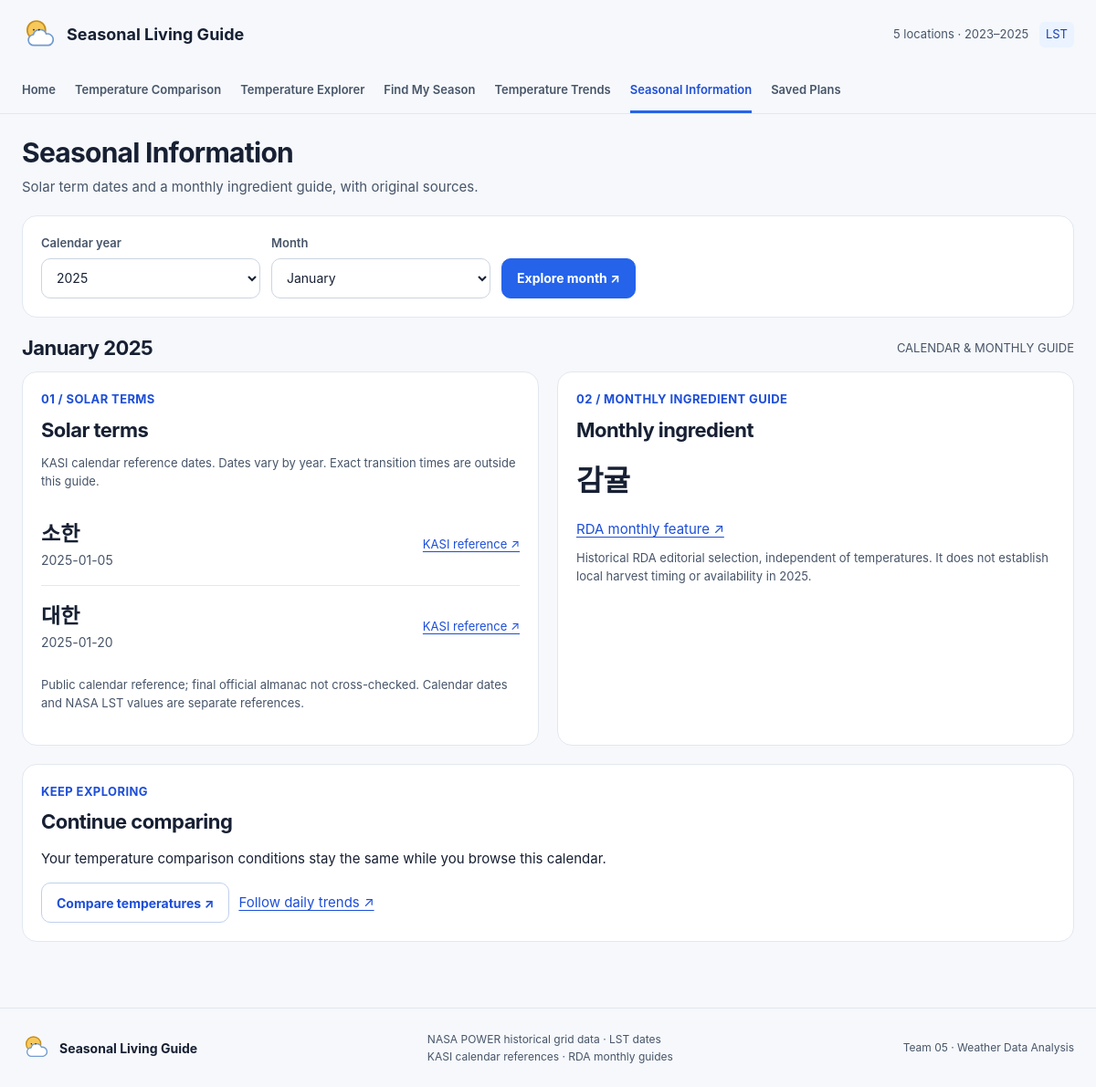
Page /team05/seasonal.php on the committed database.
### tables this page shows
CREATE TABLE `solar_terms` (
  `term_date` date NOT NULL,
  `term_name` varchar(20) NOT NULL,
  `source_url` varchar(1024) NOT NULL,
  PRIMARY KEY (`term_date`)
);

CREATE TABLE `monthly_food_guides` (
  `guide_id` int(10) unsigned NOT NULL AUTO_INCREMENT,
  `month_no` tinyint(3) unsigned NOT NULL,
  `food_name` varchar(80) NOT NULL,
  `source_url` varchar(1024) NOT NULL,
  PRIMARY KEY (`guide_id`),
  UNIQUE KEY `uq_month_food` (`month_no`,`food_name`),
  CONSTRAINT `chk_food_month` CHECK (`month_no` between 1 and 12)
);

### team05/includes/filters.php (called while the page is built, shortened)
<?php
function default_filters(): array {
    return ['location_ids' => [1,2,3,4,5], 'start_date' => '2025-01-01',
        'end_date' => '2025-12-31', 'max_temp_threshold' => '28.00', 'max_temp_range' => '10.00'];
}
function scalar_input(array $input, string $key): string {
    return trim((string)$input[$key]);
}
function integer_input(array $input, string $key, int $min, int $max): int {
    $v = scalar_input($input, $key);
    return (int)$v;
}
function default_options(string $page): array {
    return match ($page) {
        'aggregate' => ['group_mode' => 'location_year_month'],
        'olap' => ['level' => 'year', 'drill_year' => 2025, 'drill_month' => 1],
        'ranking' => ['top_rank' => 5, 'min_valid_days' => 1],
        'window' => ['metric' => 'mean', 'window_days' => 7, 'chart_location' => 1],
        'seasonal' => ['year' => 2025, 'month' => 1],
        default => [],
    };
}
function validate_options(string $page, array $input, array $previous): array {
    $o = array_replace(default_options($page), $previous);
    return $o;
}

### team05/includes/session.php (called while the page is built, shortened)
<?php
function analysis_context(string $page): array {
    $f = $_SESSION['analysis_filters'] ?? default_filters();
    $o = $_SESSION['analysis_options'][$page] ?? default_options($page);
    try {
        if (($_SERVER['REQUEST_METHOD'] ?? 'GET') === 'POST' && isset($_POST['reset_filters'])) {
            check_csrf($_POST);
            unset($_SESSION['analysis_filters'], $_SESSION['analysis_options']);
            $f = default_filters(); $o = default_options($page);
        } else {
            $candidate = $f;
            $intent = array_key_exists('intent',$_GET) ? scalar_input($_GET,'intent') : 'apply';
            $options = validate_options($page, $_GET, $o);
            $f = $candidate; $o = $options;
        }
        return [$f, $o, null];
    } catch (InvalidArgumentException $e) {
        http_response_code(422);
        $GLOBALS['validation_errors'] = $e instanceof InputValidationException ? [$e->field => $e->getMessage()] : [];
        $GLOBALS['filter_draft'] = $_GET;
        return [$f, $o, $e->getMessage()];
    }
}

### team05/includes/db.php (called while the page is built, shortened)
<?php
function connect_db(?array $config = null): PDO {
    $c = $config ?? require dirname(__DIR__) . '/config.php';
    $pdo = new PDO('mysql:host=' . $c['host'] . ';port=' . $c['port'] . ';dbname=' . $c['database'] . ';charset=utf8mb4',
        $c['username'], $c['password'], [PDO::ATTR_ERRMODE => PDO::ERRMODE_EXCEPTION,
        PDO::ATTR_DEFAULT_FETCH_MODE => PDO::FETCH_ASSOC, PDO::ATTR_EMULATE_PREPARES => false]);
    $pdo->exec("SET SESSION sql_mode='STRICT_TRANS_TABLES,ONLY_FULL_GROUP_BY,ERROR_FOR_DIVISION_BY_ZERO,NO_ENGINE_SUBSTITUTION'");
    $pdo->exec("SET SESSION time_zone='+09:00'");
    return $pdo;
}
function db(): PDO {
    static $connection = null;
    return $connection ??= connect_db();
}
function run_query(PDO $pdo, string $sql, array $params = []): array {
    $statement = $pdo->prepare($sql);
    foreach (array_values($params) as $i => $value) {
        $statement->bindValue($i + 1, $value, is_int($value) ? PDO::PARAM_INT : ($value === null ? PDO::PARAM_NULL : PDO::PARAM_STR));
    }
    $statement->execute();
    return $statement->columnCount() ? $statement->fetchAll() : [];
}

### team05/includes/queries.php (called while the page is built, shortened)
<?php
function seasonal_data(PDO $p,array $o): array {
    $year = integer_input($o,'year',2023,2025);
    $month = integer_input($o,'month',1,12);
    $first = new DateTimeImmutable(sprintf('%04d-%02d-01',$year,$month));
    $terms = run_query($p,'SELECT term_date,term_name,source_url FROM solar_terms WHERE term_date>=? AND term_date<? ORDER BY term_date',
        [$first->format('Y-m-d'),$first->modify('+1 month')->format('Y-m-d')]);
    $foods = run_query($p,'SELECT month_no,food_name,source_url FROM monthly_food_guides WHERE month_no=? ORDER BY guide_id',[$month]);
    return ['terms'=>$terms,'foods'=>$foods];
}

### team05/seasonal.php (the view, shortened to what this page needs)
<?php
require __DIR__ . '/includes/bootstrap.php';
require __DIR__ . '/includes/queries.php';
[$f,$o,$error] = analysis_context('seasonal');
$data=$error ? ['terms'=>[],'foods'=>[]] : seasonal_data(db(),$o);
$monthName=(new DateTimeImmutable(sprintf('%04d-%02d-01',$o['year'],$o['month'])))->format('F');
if($error): ?><div class="notice error" role="alert"><?=e($error)?> No reference query was run.</div><?php endif; ?>
<form method="get" class="panel options-row"><button class="button">Explore month ↗</button></form>
<?php if(!$error): ?>
<div class="section-heading"><h2><?=e($monthName)?> <?=e($o['year'])?></h2><span>CALENDAR &amp; MONTHLY GUIDE</span></div>
<div class="two-column"><section class="panel"><p class="eyebrow">01 / SOLAR TERMS</p><h2>Solar terms</h2><p class="caption">KASI calendar reference dates. Dates vary by year. Exact transition times are outside this guide.</p>
<?php if(!$data['terms']): empty_state('No solar terms are stored for this month.'); else: ?><ul class="term-list"><?php foreach($data['terms'] as $term): ?><li><div><strong lang="ko"><?=e($term['term_name'])?></strong><br><time datetime="<?=e($term['term_date'])?>"><?=e($term['term_date'])?></time></div><a href="<?=e($term['source_url'])?>" target="_blank" rel="noopener noreferrer">KASI reference ↗</a></li><?php endforeach; ?></ul><?php endif; ?>
<p class="caption">Public calendar reference; final official almanac not cross-checked. Calendar dates and NASA LST values are separate references.</p></section>
<section class="panel"><p class="eyebrow">02 / MONTHLY INGREDIENT GUIDE</p><h2>Monthly ingredient</h2>
<?php if(!$data['foods']): empty_state('No verified monthly ingredient guide is stored for this month.'); else: foreach($data['foods'] as $food): ?><p class="food-name" lang="ko"><?=e($food['food_name'])?></p><a href="<?=e($food['source_url'])?>" target="_blank" rel="noopener noreferrer">RDA monthly feature ↗</a><?php endforeach; endif; ?>
<p class="caption">Historical RDA editorial selection, independent of temperatures. It does not establish local harvest timing or availability in <?=e($o['year'])?>. </p></section></div>
<section class="panel"><p class="eyebrow">KEEP EXPLORING</p><h2>Continue comparing</h2><p>Your temperature comparison conditions stay the same while you browse this calendar.</p><div class="actions"><a class="button secondary" href="aggregate.php">Compare temperatures ↗</a><a href="window.php">Follow daily trends ↗</a></div></section>
<?php endif; page_footer(); ?>

### team05/assets/css/app.css (style rules this page uses)
:root { --paper:#F6F8FB;--card:#fff;--ink:#172033;--muted:#475569;--line:#E2E8F0;--primary:#2563EB;--pale:#EAF3FF;--sun:#F7C95C;--danger:#B42318;--radius:16px;--sans:Inter,system-ui,-apple-system,'Segoe UI',Arial,'SLG Korean',sans-serif }
* { box-sizing:border-box }
body { margin:0;background:var(--paper);color:var(--ink);font:15px/1.5 var(--sans) }
a { color:#1D4ED8;text-underline-offset:3px }
button,input,select,textarea { font:inherit }
button,a,input,select,textarea { touch-action:manipulation }
button,a { -webkit-tap-highlight-color:transparent }
button { cursor:pointer }
h1,h2,h3 { line-height:1.25;letter-spacing:-.025em }
h2 { font-size:22px;margin:0 0 12px;font-weight:700 }
.eyebrow { margin:0 0 10px;color:#1D4ED8;font-size:13px;font-weight:700;letter-spacing:.03em }
.panel { padding:20px;border:1px solid var(--line);background:var(--card);border-radius:var(--radius);margin-bottom:20px }
.options-row { display:flex;align-items:flex-end;gap:12px;flex-wrap:wrap }
.button { display:inline-flex;justify-content:center;align-items:center;gap:12px;min-height:44px;appearance:none;border:1px solid var(--primary);background:var(--primary);border-radius:10px;color:#fff;text-decoration:none;padding:10px 16px;font-size:14px;font-weight:650;white-space:nowrap;line-height:1.5 }
.button.secondary { background:#fff;color:#1D4ED8;border-color:#BFD0ED }
.caption { font-size:13px;color:var(--muted);line-height:1.55;margin:9px 0 15px }
.section-heading { display:flex;align-items:center;justify-content:space-between;gap:16px;margin:20px 0 12px }
.section-heading h2 { margin:0 }
.section-heading>span { font-size:13px;color:var(--muted) }
.two-column { display:grid;grid-template-columns:1fr 1fr;gap:20px }
.actions { display:flex;align-items:center;gap:10px;flex-wrap:wrap }
.term-list { list-style:none;margin:0;padding:0 }
.term-list li { display:flex;align-items:center;justify-content:space-between;gap:14px;padding:16px 0;border-bottom:1px solid var(--line) }
.term-list li:last-child { border-bottom:0 }
.term-list strong { font-size:23px }
.term-list time { font-size:14px;color:var(--muted) }
.term-list a { font-size:13px;min-height:44px;display:inline-flex;align-items:center }
.food-name { font-size:32px;font-weight:750;margin:18px 0 }
.panel h2 { overflow-wrap:anywhere }

### rows in the picture
solar_terms: term_name "소한", term_date "2025-01-05"
solar_terms: term_name "대한", term_date "2025-01-20"
monthly_food_guides: food_name "감귤"

### other values in the picture
$label "Home"
$label "Temperature Comparison"
$label "Temperature Explorer"
$label "Find My Season"
$label "Temperature Trends"
$label "Seasonal Information"
$label "Saved Plans"
$title "Seasonal Information"
$intro "Solar term dates and a monthly ingredient guide, with original sources."
$label "Calendar year Month"
$monthName "January"
$o['year'] "2025"
form field year "2025"
form field month "January"
